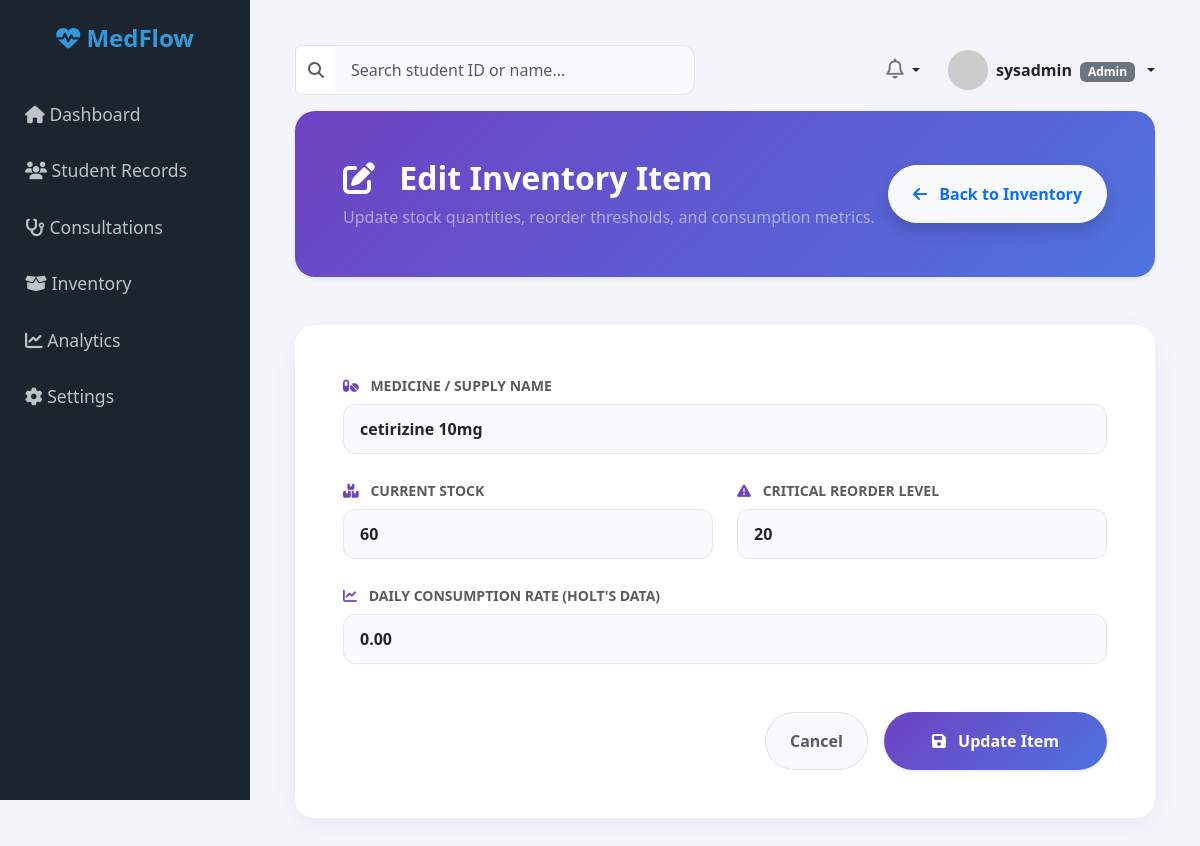
Screenshot of /modules/inventory/edit.php?id=2 (signed in) with the database file from the repository.
### tables this page shows
CREATE TABLE IF NOT EXISTS `inventory` (
  `item_id` int NOT NULL AUTO_INCREMENT,
  `item_name` varchar(100) NOT NULL,
  `current_stock` int NOT NULL DEFAULT '0',
  `reorder_level` int NOT NULL DEFAULT '0',
  `daily_consumption_rate` decimal(5,2) DEFAULT '0.00',
  PRIMARY KEY (`item_id`)
);

### modules/inventory/edit.php (the view, shortened to what this page needs)
<?php
require_once '../../includes/db_connect.php';
$item_id = $_GET['id'] ?? '';
try {
    $stmt = $pdo->prepare("SELECT * FROM inventory WHERE item_id = ?");
    $stmt->execute([$item_id]);
    $item = $stmt->fetch(PDO::FETCH_ASSOC);
} catch (PDOException $e) {
    header("Location: index.php?error=Database error");
    exit();
}
?>
<!DOCTYPE html>
<html lang="en">
<head>
    <link href="https://cdn.jsdelivr.net/npm/bootstrap@5.3.0/dist/css/bootstrap.min.css" rel="stylesheet">
    <link rel="stylesheet" href="https://cdnjs.cloudflare.com/ajax/libs/font-awesome/6.4.0/css/all.min.css">
</head>
<body>
    <?php include '../../includes/sidebar.php'; ?>
    <div class="main-content">
        <?php include '../../includes/topbar.php'; ?>
        <div class="card bg-gradient-purple p-5 mb-5 shadow-sm mt-3">
            <div class="d-flex justify-content-between align-items-center">
                <div>
                    <h2 class="fw-bold mb-2 text-white"><i class="fa-solid fa-pen-to-square me-3"></i> Edit Inventory Item</h2>
                    <p class="text-white-50 fs-6 mb-0">Update stock quantities, reorder thresholds, and consumption metrics.</p>
                </div>
                <a href="index.php" class="btn btn-light fw-bold px-4 py-3 shadow text-primary rounded-pill">
                    <i class="fa-solid fa-arrow-left me-2"></i> Back to Inventory
                </a>
            </div>
        </div>
        <div class="card p-5">
            <form action="edit.php?id=<?php echo $item_id; ?>" method="POST">
                <div class="mb-4">
                    <label class="form-label text-muted small fw-bold text-uppercase"><i class="fa-solid fa-pills me-2 text-purple" style="color: #6f42c1;"></i> Medicine / Supply Name</label>
                    <input type="text" name="item_name" class="form-control fw-semibold" value="<?php echo htmlspecialchars($item['item_name']); ?>" required>
                </div>
                <div class="row mb-4">
                    <div class="col-md-6">
                        <label class="form-label text-muted small fw-bold text-uppercase"><i class="fa-solid fa-boxes-stacked me-2 text-purple" style="color: #6f42c1;"></i> Current Stock</label>
                        <input type="number" name="current_stock" class="form-control fw-semibold" value="<?php echo (int)$item['current_stock']; ?>" min="0" required>
                    </div>
                    <div class="col-md-6">
                        <label class="form-label text-muted small fw-bold text-uppercase"><i class="fa-solid fa-triangle-exclamation me-2 text-purple" style="color: #6f42c1;"></i> Critical Reorder Level</label>
                        <input type="number" name="reorder_level" class="form-control fw-semibold" value="<?php echo (int)$item['reorder_level']; ?>" min="0" required>
                    </div>
                </div>
                <div class="mb-5">
                    <label class="form-label text-muted small fw-bold text-uppercase"><i class="fa-solid fa-chart-line me-2 text-purple" style="color: #6f42c1;"></i> Daily Consumption Rate (Holt's Data)</label>
                    <input type="number" step="0.01" name="daily_consumption_rate" class="form-control fw-semibold" value="<?php echo htmlspecialchars($item['daily_consumption_rate'] ?? 0); ?>" min="0" required>
                </div>
                <div class="d-flex justify-content-end gap-3">
                    <a href="index.php" class="btn btn-light px-4 py-3 rounded-pill fw-semibold text-muted border">Cancel</a>
                    <button type="submit" class="btn btn-primary px-5 py-3 rounded-pill fw-bold shadow-sm" style="background: linear-gradient(135deg, #6f42c1 0%, #4e73df 100%); border: none;">
                        <i class="fa-solid fa-floppy-disk me-2"></i> Update Item
                    </button>
                </div>
            </form>
        </div>
    </div>
</body>
</html>

### modules/inventory/edit.php (style rules this page uses)
body { background-color: #f4f5fa; font-family: 'Segoe UI', Tahoma, Geneva, Verdana, sans-serif; overflow-x: hidden; }
.main-content { margin-left: 250px; padding: 45px; width: calc(100% - 250px); }
.card { border: none; border-radius: 20px; box-shadow: 0 8px 25px rgba(111, 66, 193, 0.07); background-color: #ffffff; }
.bg-gradient-purple { background: linear-gradient(135deg, #6f42c1 0%, #4e73df 100%); color: white; border-radius: 20px; }
.form-control, .form-select { border-radius: 12px; padding: 12px 16px; border: 1px solid #e2e8f0; background-color: #f8fafc; }

### rows the page displays
inventory: item_name "cetirizine 10mg", current_stock "60", reorder_level "20", daily_consumption_rate "0.00"

### other values shown
$_SESSION['username'] "sysadmin"
$_SESSION['role'] "Admin"
